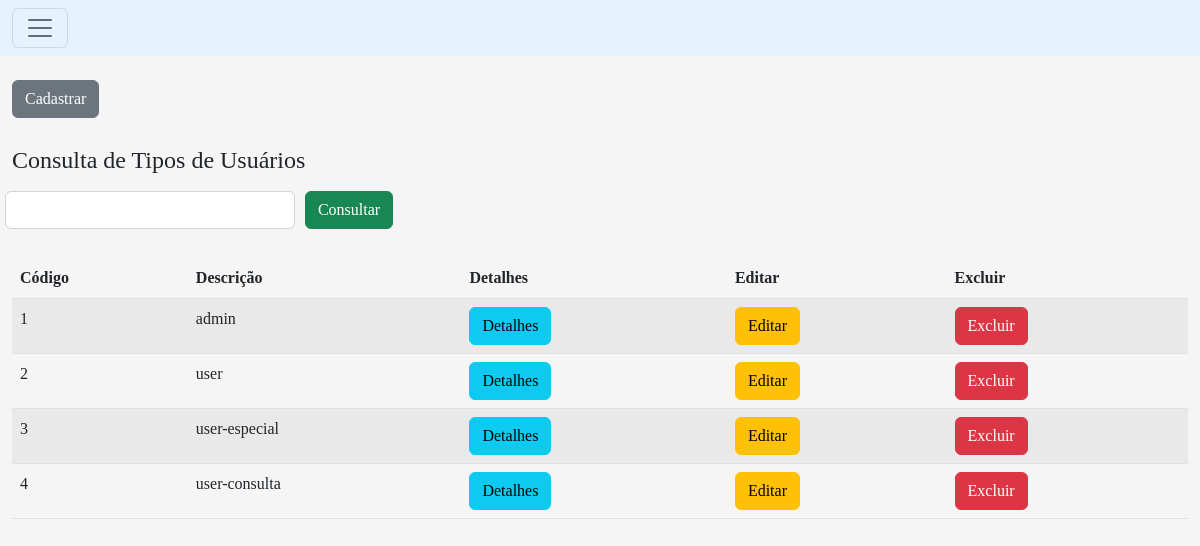
Page /exemplocrud/crud-padrao/pages/tipoUsuario/index.php on the committed database.
### tables this page shows
CREATE TABLE IF NOT EXISTS `tipoUsuario` (
  `codigo` INT NOT NULL AUTO_INCREMENT,
  `descricao` VARCHAR(45) NOT NULL,
  PRIMARY KEY (`codigo`)
);

### exemplocrud/crud-padrao/pages/tipoUsuario/index.php (the view, shortened to what this page needs)
<?php
    include '../header.php';
    ?>
    <div class="container-fluid">
    <br>
    <a class='btn btn-secondary'href="cad.php">Cadastrar</a>
    <br><br>
    <form action="" method="get">
        <fieldset>
        <legend>Consulta de Tipos de Usuários</legend>
        <div class="row align-items-end">
            <div class="col-3">
                <input class="form-control" type="text" name="filtro" id="filtro">
            </div>
            <div class="col-1">
            <button type="submit" class="btn btn-success">Consultar</button>
            </div>
        </div>
        </fieldset>
    </form>
    <br>
    <table class="table table-striped">
    <thead>
        <tr class='table-titulo'>
            <th>Código</th>
            <th>Descrição</th>
            <th>Detalhes</th>
            <th>Editar</th>
            <th>Excluir</th>
        </tr>
    </thead>
    <tbody>
<?php
    $conexao = Conexao::getInstance();
    $filtro = isset($_GET['filtro']) ? $_GET['filtro']: "";
    $consulta=$conexao->query("SELECT * FROM tipoUsuario where descricao like '$filtro%';");
    while($linha=$consulta->fetch(PDO::FETCH_ASSOC)){
            echo "<tr>
                   <td>{$linha['codigo']}</td>
                   <td>{$linha['descricao']}</td>
                   <td><a class='btn btn-info' href='show.php?codigo={$linha['codigo']}'>Detalhes</a></td>
                   <td><a class='btn btn-warning' href='cad.php?acao=editar&codigo={$linha['codigo']}'>Editar</a></td>
                   <td><a class='btn btn-danger' onClick = 'return excluir();' href='acao.php?acao=excluir&codigo={$linha['codigo']}'.>Excluir</a></td>
                  </tr>\n";
    }
?>
</tbody>
</table>
</div>
<?php include '../footer.php'; ?>

### assets/css/estilo.css (style rules this page uses)
body { font-family: 'Abel', sans-serif; background-image: url("paper.gif"); background-color: #F5F5F5; font-family: 'Irish Grover', cursive; }
.col-1 { width: 8.33%; }
.col-3 { width: 24.99%; }
* { box-sizing: border-box; }
[class*="col"] { float:left; padding: 5px; }
.row { clear: both; }
.form-control { color: rgb(247, 234, 234); }

### rows in the picture
tipousuario: codigo "1", descricao "admin"
tipousuario: codigo "2", descricao "user"
tipousuario: codigo "3", descricao "user-especial"
tipousuario: codigo "4", descricao "user-consulta"
